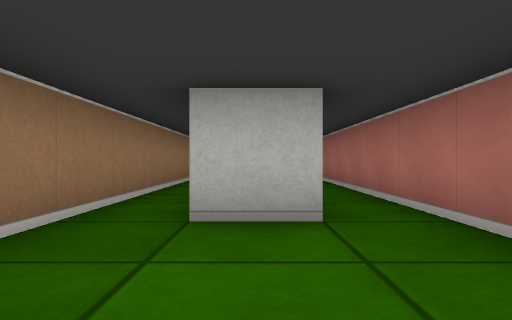
View 1 (above)

14 first-person views from a walk through a cub3D maze. The camera is about half as high as the walls, looks level and sees 75° across. The floor is counted in squares. Each view is taken from the middle of a square. On the plan, view 1 faces up. The plan holds only what a view shows up to about 9 squares ahead; the rest is blank.

View 2
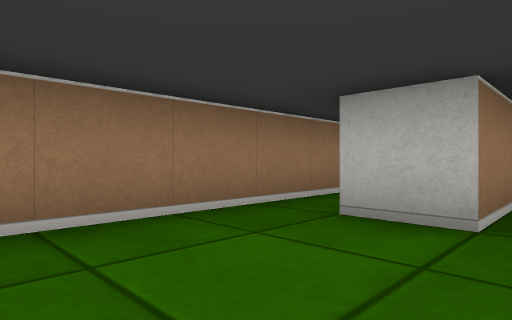

View 3
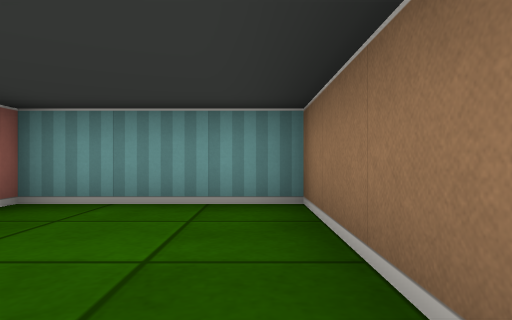

View 4
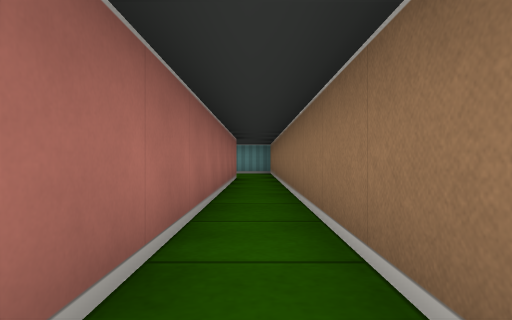

View 5
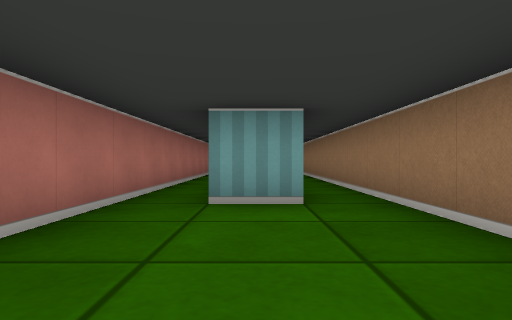

View 6
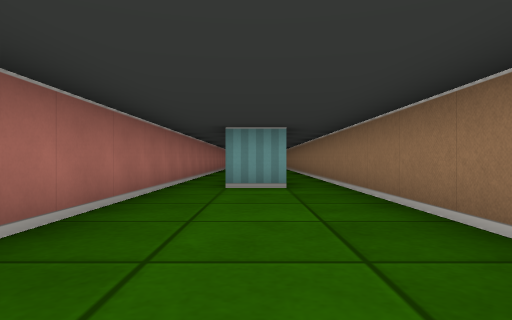

View 7
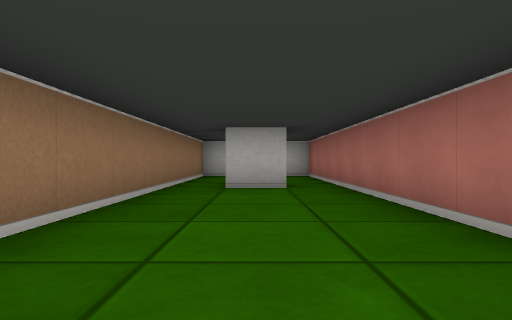

View 8
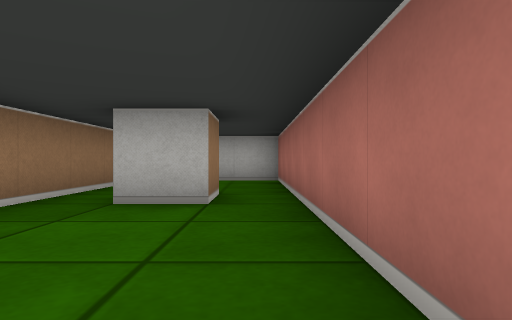

View 9
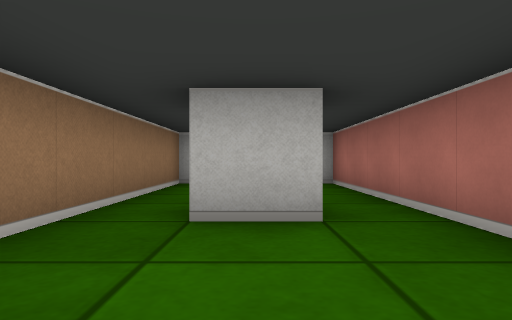

View 10
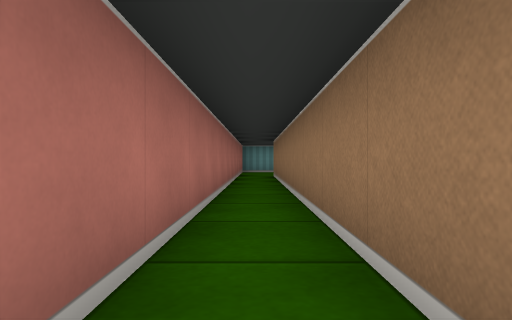

View 11
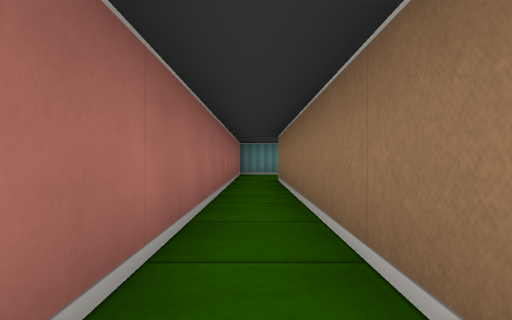

View 12
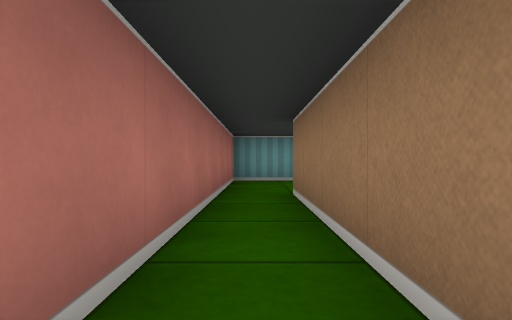

View 13
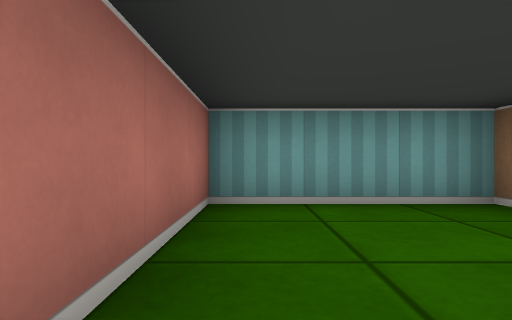

View 14
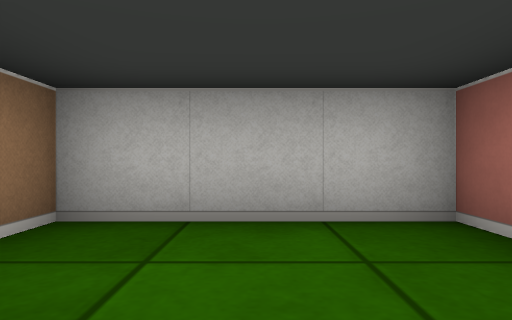

### Floor plan
Points are (right, up) in squares from view 1. A wall is a line through its corners. A room is listed if a view was taken in it or the views show most of it. See-through windows are left out.
Room 1 (views 1, 2, 3, 4, 10, 11, 12, 13)
walls: (0.5, 11.4) (0.5, 2.5) (-0.5, 2.5) (-0.5, 10.4); (-1.5, 12.5) (-1.5, -0.5) (1.5, -0.5) (1.5, 12.5)
ways out: opening at (0, 12) to room 2
Room 2 (views 5, 6, 7, 8, 9, 14)
walls: (0.5, 19.5) (0.5, 18.5) (-0.5, 18.5); (-0.6, 12.5) (0.5, 12.5); (1.5, 12.5) (1.5, 22.5) (-1.5, 22.5) (-1.5, 12.5)
ways out: opening at (0, 12) to room 1

Positions as (right, up) in squares from view 1, and headings:
1: (0, 0), facing up
2: (1, 0), facing up-left
3: (-1, 3), facing down
4: (-1, 11), facing down
5: (0, 16), facing down
6: (0, 18), facing down
7: (0, 13), facing up
8: (1, 15), facing up
9: (0, 16), facing up
10: (1, 12), facing down
11: (1, 10), facing down
12: (1, 7), facing down
13: (1, 3), facing down
14: (0, 20), facing up
